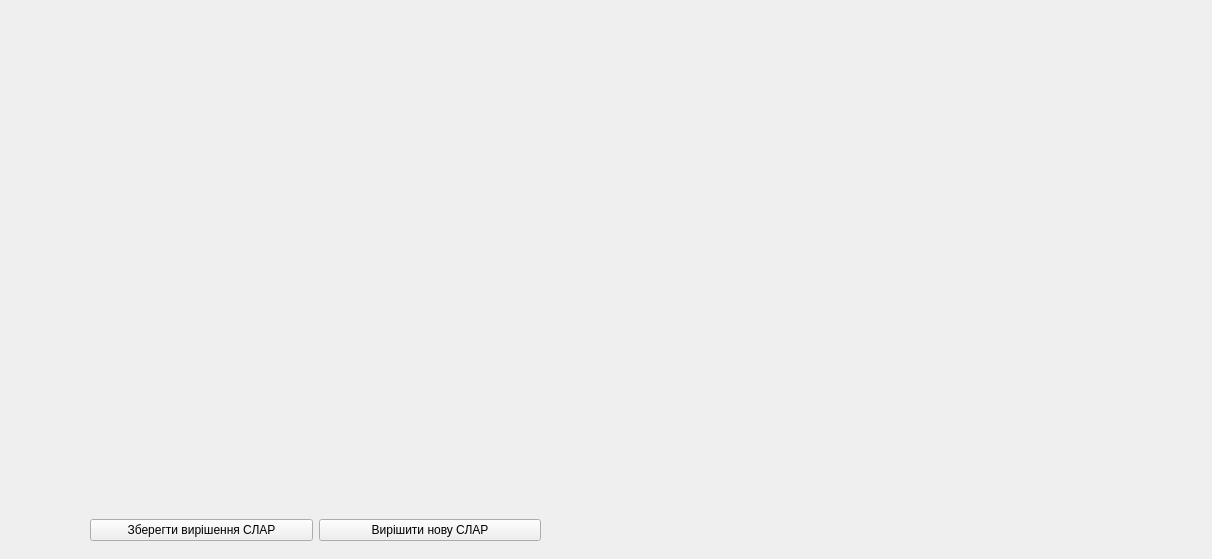
<?xml version="1.0" encoding="UTF-8"?>
<ui version="4.0">
 <class>SolveSLAR</class>
 <widget class="QWidget" name="SolveSLAR">
  <property name="geometry">
   <rect>
    <x>0</x>
    <y>0</y>
    <width>1212</width>
    <height>559</height>
   </rect>
  </property>
  <property name="windowTitle">
   <string>Рішення СЛАР</string>
  </property>
  <widget class="QWidget" name="layoutWidget">
   <property name="geometry">
    <rect>
     <x>90</x>
     <y>510</y>
     <width>451</width>
     <height>41</height>
    </rect>
   </property>
   <layout class="QHBoxLayout" name="horizontalLayout">
    <item>
     <widget class="QPushButton" name="save">
      <property name="text">
       <string>Зберегти вирішення СЛАР</string>
      </property>
     </widget>
    </item>
    <item>
     <widget class="QPushButton" name="repeat_try">
      <property name="text">
       <string>Вирішити нову СЛАР</string>
      </property>
     </widget>
    </item>
   </layout>
  </widget>
  <widget class="QLabel" name="solve">
   <property name="geometry">
    <rect>
     <x>20</x>
     <y>10</y>
     <width>1081</width>
     <height>481</height>
    </rect>
   </property>
   <property name="text">
    <string/>
   </property>
  </widget>
 </widget>
 <resources/>
 <connections/>
</ui>
